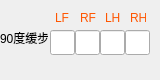
     <widget class="QWidget" name="widget_3" native="true">
      <property name="geometry">
       <rect>
        <x>340</x>
        <y>140</y>
        <width>160</width>
        <height>80</height>
       </rect>
      </property>
      <widget class="QLineEdit" name="edit_90Amble_pressSet_lf">
       <property name="geometry">
        <rect>
         <x>50</x>
         <y>30</y>
         <width>25</width>
         <height>25</height>
        </rect>
       </property>
       <property name="text">
        <string/>
       </property>
      </widget>
      <widget class="QLabel" name="label_27">
       <property name="geometry">
        <rect>
         <x>0</x>
         <y>30</y>
         <width>48</width>
         <height>16</height>
        </rect>
       </property>
       <property name="styleSheet">
        <string notr="true">font: 25 7pt &quot;Adobe 宋体 Std L&quot;;</string>
       </property>
       <property name="text">
        <string>90度缓步</string>
       </property>
      </widget>
      <widget class="QLineEdit" name="edit_90Amble_pressSet_rf">
       <property name="geometry">
        <rect>
         <x>75</x>
         <y>30</y>
         <width>25</width>
         <height>25</height>
        </rect>
       </property>
       <property name="text">
        <string/>
       </property>
      </widget>
      <widget class="QLineEdit" name="edit_90Amble_pressSet_lh">
       <property name="geometry">
        <rect>
         <x>100</x>
         <y>30</y>
         <width>25</width>
         <height>25</height>
        </rect>
       </property>
       <property name="text">
        <string/>
       </property>
      </widget>
      <widget class="QLineEdit" name="edit_90Amble_pressSet_rh">
       <property name="geometry">
        <rect>
         <x>125</x>
         <y>30</y>
         <width>25</width>
         <height>25</height>
        </rect>
       </property>
       <property name="text">
        <string/>
       </property>
      </widget>
      <widget class="QLabel" name="label_62">
       <property name="geometry">
        <rect>
         <x>55</x>
         <y>10</y>
         <width>16</width>
         <height>16</height>
        </rect>
       </property>
       <property name="styleSheet">
        <string notr="true">font: 25 6pt &quot;Adobe 宋体 Std L&quot;;
color: rgb(255, 85, 0);</string>
       </property>
       <property name="text">
        <string>LF</string>
       </property>
      </widget>
      <widget class="QLabel" name="label_63">
       <property name="geometry">
        <rect>
         <x>80</x>
         <y>10</y>
         <width>16</width>
         <height>16</height>
        </rect>
       </property>
       <property name="styleSheet">
        <string notr="true">font: 25 6pt &quot;Adobe 宋体 Std L&quot;;
color: rgb(255, 85, 0);</string>
       </property>
       <property name="text">
        <string>RF</string>
       </property>
      </widget>
      <widget class="QLabel" name="label_64">
       <property name="geometry">
        <rect>
         <x>105</x>
         <y>10</y>
         <width>16</width>
         <height>16</height>
        </rect>
       </property>
       <property name="styleSheet">
        <string notr="true">font: 25 6pt &quot;Adobe 宋体 Std L&quot;;
color: rgb(255, 85, 0);</string>
       </property>
       <property name="text">
        <string>LH</string>
       </property>
      </widget>
      <widget class="QLabel" name="label_65">
       <property name="geometry">
        <rect>
         <x>130</x>
         <y>10</y>
         <width>16</width>
         <height>16</height>
        </rect>
       </property>
       <property name="styleSheet">
        <string notr="true">font: 25 6pt &quot;Adobe 宋体 Std L&quot;;
color: rgb(255, 85, 0);</string>
       </property>
       <property name="text">
        <string>RH</string>
       </property>
      </widget>
     </widget>
